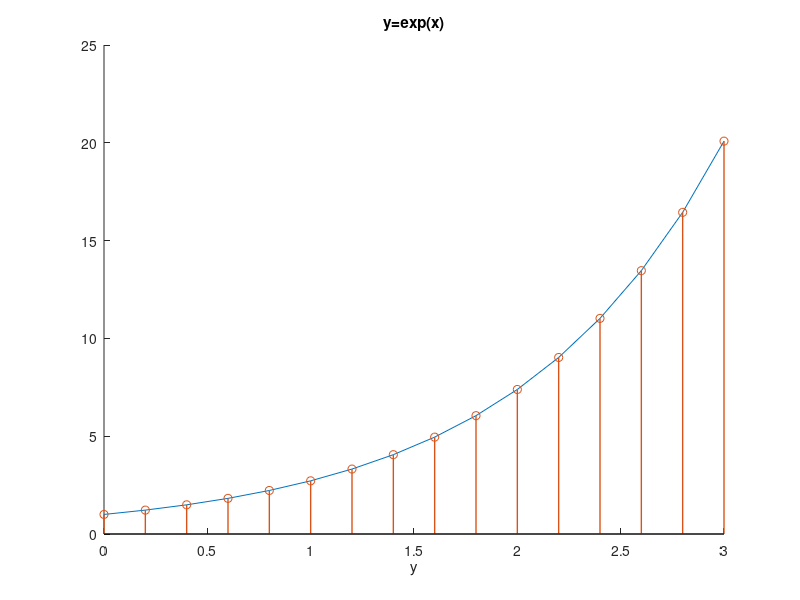

The MATLAB source for this figure:
close all;  clear all;  clc; 

x=0:0.2:3;
y=exp(x);

hold on;
plot(x,y); %연속
stem(x,y,'LineWidth',1); %이산 %LineWidth로 선굵기를 조절
title('y=exp(x)');
xlabel('x');
xlabel('y');
hold off;